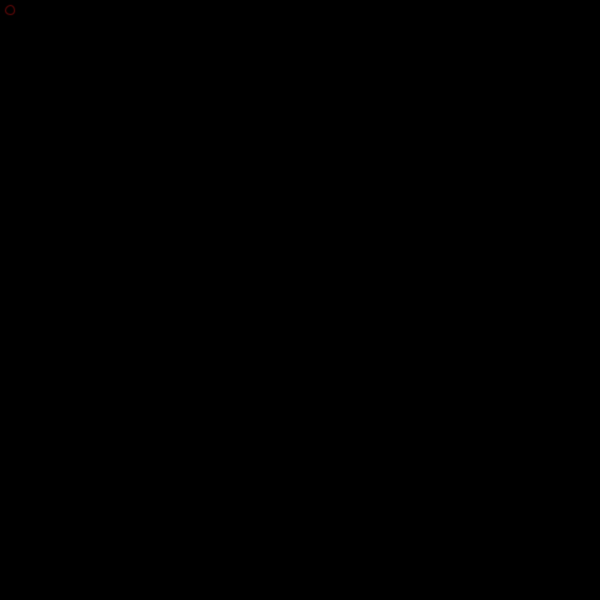
Frame 1 (no input)
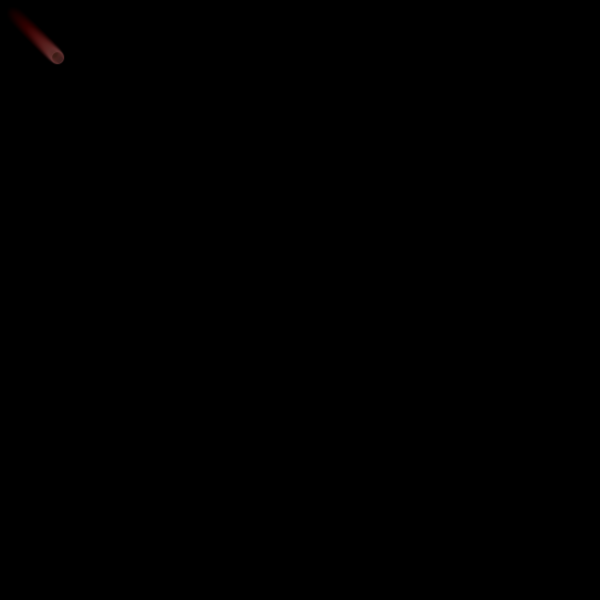
Frame 60 (the mouse pressed at the canvas centre just before this capture)
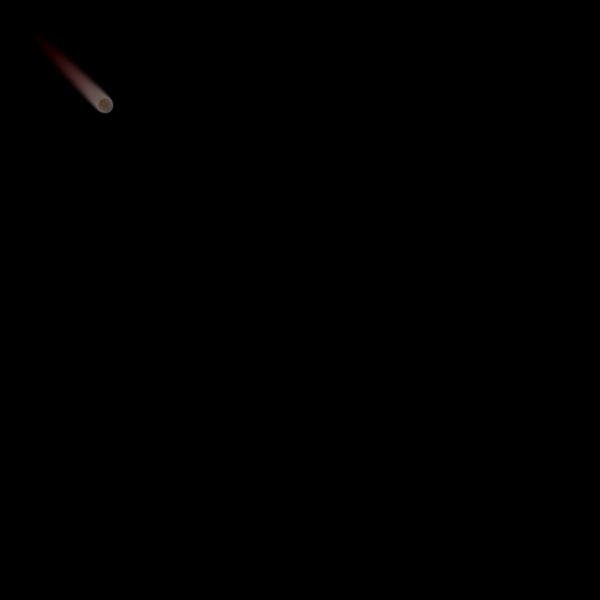
Frame 120 (the mouse held since frame 60 and released just before this capture)

The Processing sketch that drew these frames (run headless with seeded random() and noise(); from frame 60 on, the mouse is pressed at the canvas centre):

// Processing sketch: processing_4265
// ── processing_4265.pde

float a=5;float b=10;float c=9;void setup(){size(600,600);background(0);}void draw(){stroke(99+c,b,b);fill(b,a,c,c);ellipse(b,b,c,c);filter(BLUR,0.6);if(c>25){c=9;}a+=0.5;b+=0.8;c+=0.05;}
